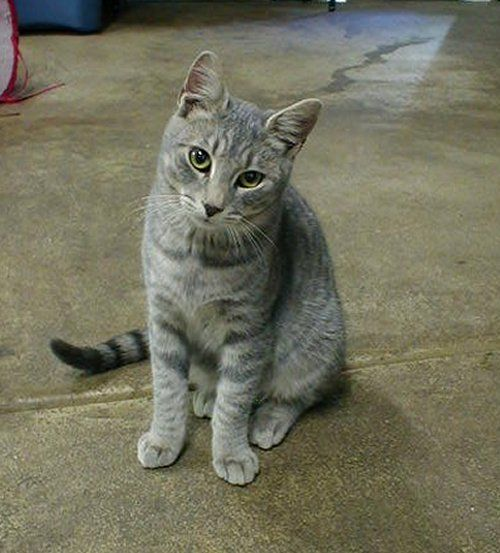
#> input picture foxes_dogs/Animal Image Dataset-Cats, Dogs, and Foxes/cat/cat001.jpg, 500 x 553 px, given as the content of the folder ML/foxes_dogs/Animal Image Dataset-Cats, Dogs, and Foxes/fox, which was not available
$ python create_training_data.py
#> lines starting #> are read from the running program, lines starting #| are printed output that depends on the picture; pictures that were not available may be replaced by others from this repository, and a replacement may not be noted
import os
import pickle
import random
import numpy as np
import pandas as pd

from tqdm import tqdm
import cv2

DATADIR = r'C:\Cursos_Rebelway\ML_for_3D_and_VFX_MAY2025\dev\rebelwayAppliedML\foxes_dogs\Animal Image Dataset-Cats, Dogs, and Foxes'
CATEGORIES = ['fox', 'dog']
IMG_SIZE = 50

def create_tr_data():
    training_data = []
    for category in CATEGORIES:
        path = os.path.join(DATADIR, category)
        class_num = CATEGORIES.index(category)  # Assign a number to each category
        for img in tqdm(os.listdir(path)):
            try:
                img_array = cv2.imread(os.path.join(path, img), cv2.IMREAD_GRAYSCALE)  # Read the image in grayscale
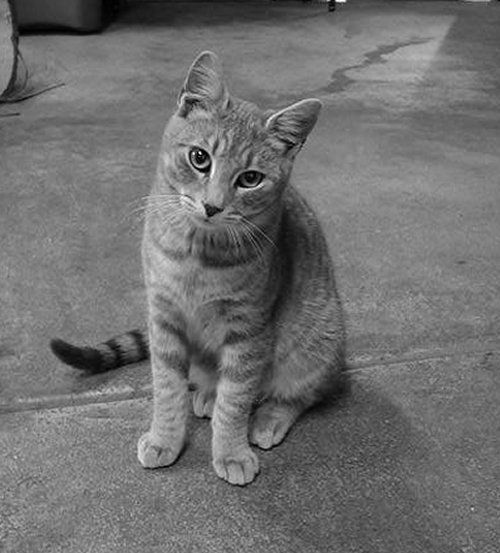
#> img_array: shape (553, 500); min 0, max 255, mean 111.6
                img_array = cv2.resize(img_array, (IMG_SIZE, IMG_SIZE))
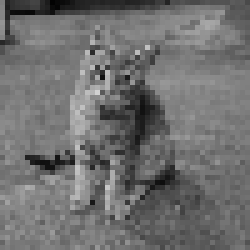
#> img_array: shape (50, 50) (shown 5 times larger); min 2, max 209, mean 111.6
                training_data.append([img_array, class_num])
            except Exception as e:
                print(f"Error processing image {img}: {e}")
#> pass 2 of the loop in create_tr_data, `for category in CATEGORIES:`:
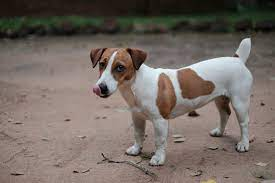
#> input picture foxes_dogs/Animal Image Dataset-Cats, Dogs, and Foxes/dog/dog001.jpeg, 275 x 183 px, found by its file name
#> in create_tr_data, `img_array = cv2.imread(os.path.join(path, img), cv2.IMREAD_GRAYSCALE)`:
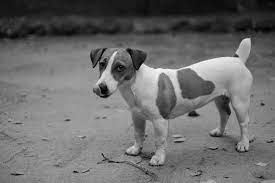
#> img_array: shape (183, 275); min 0, max 255, mean 107.8
#> in create_tr_data, `img_array = cv2.resize(img_array, (IMG_SIZE, IMG_SIZE))`:
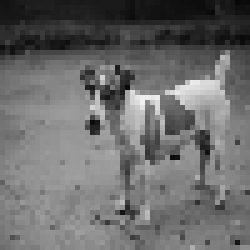
#> img_array: shape (50, 50) (shown 5 times larger); min 8, max 239, mean 107.4

    random.shuffle(training_data)
    return training_data

training_data = create_tr_data()
#> training_data = 2 items
print(f"Total training data created: {len(training_data)}")
#| Total training data created: 2

X = []
y = []

for features, label in training_data:
    X.append(features)
    y.append(label)
#> this loop made 2 passes
#> label on passes 1 to 2: 0, 1
#> after the loop, X = 2 items; y = [0, 1]


X = np.array(X).reshape(-1, IMG_SIZE, IMG_SIZE, 1)  # Reshape for grayscale images

with open('X_pickle.pkl', 'wb') as Xfile:
    pickle.dump(X, Xfile)

with open('y_pickle.pkl', 'wb') as yfile:
    pickle.dump(y, yfile)
